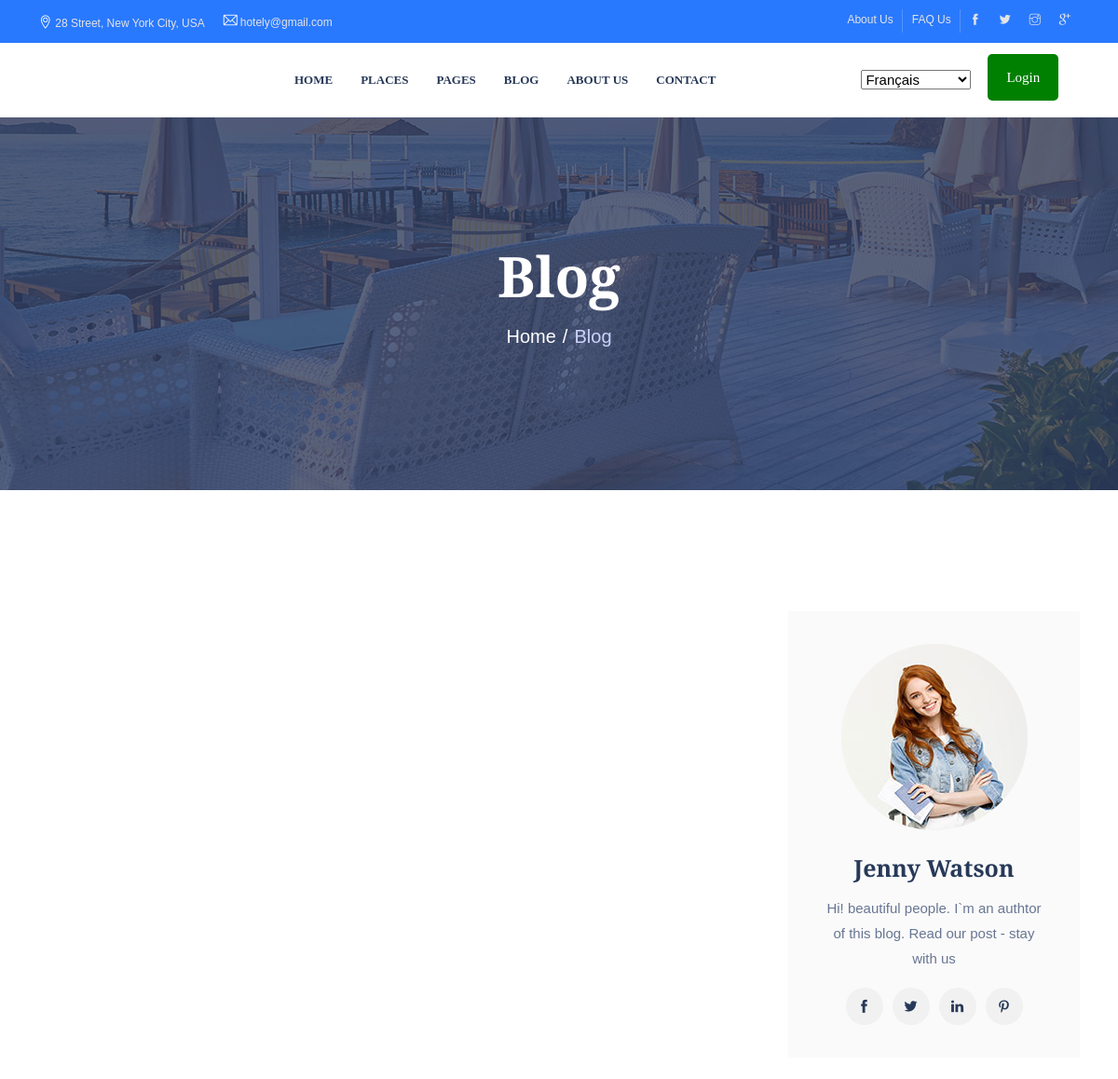
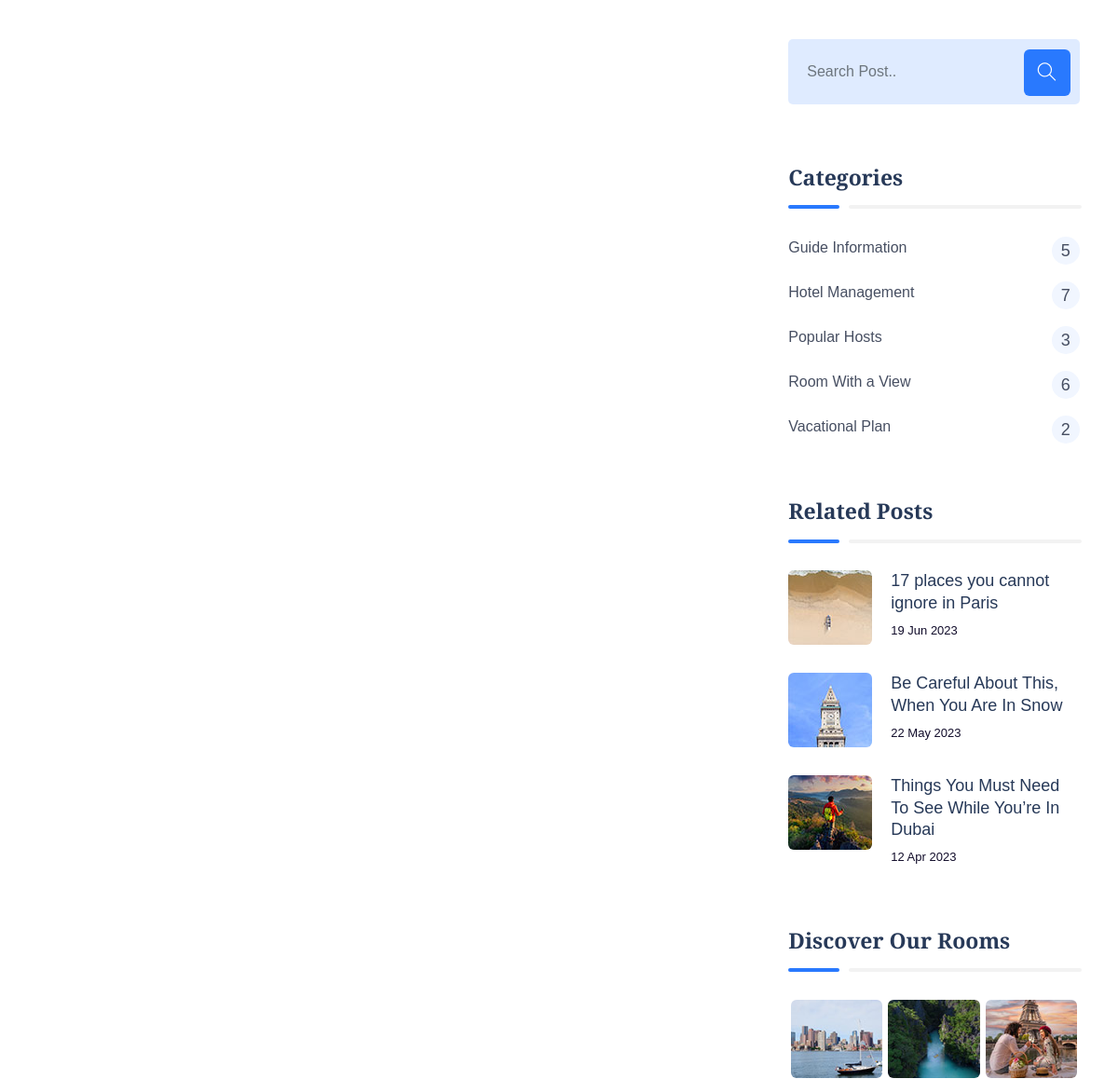
The page /blog/blogs/ (upper part) on the database as committed earlier (2 pictures, top to bottom).
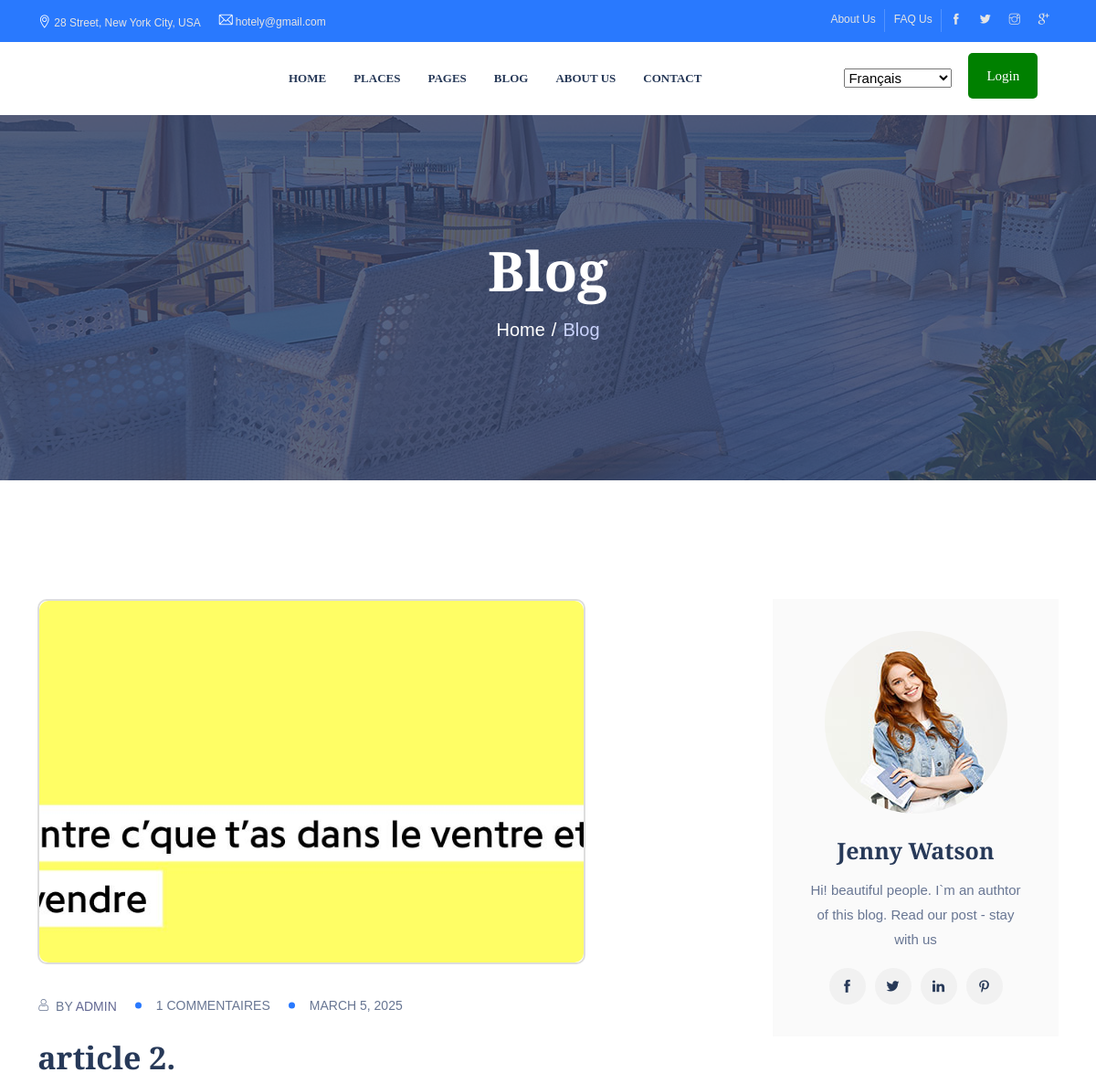
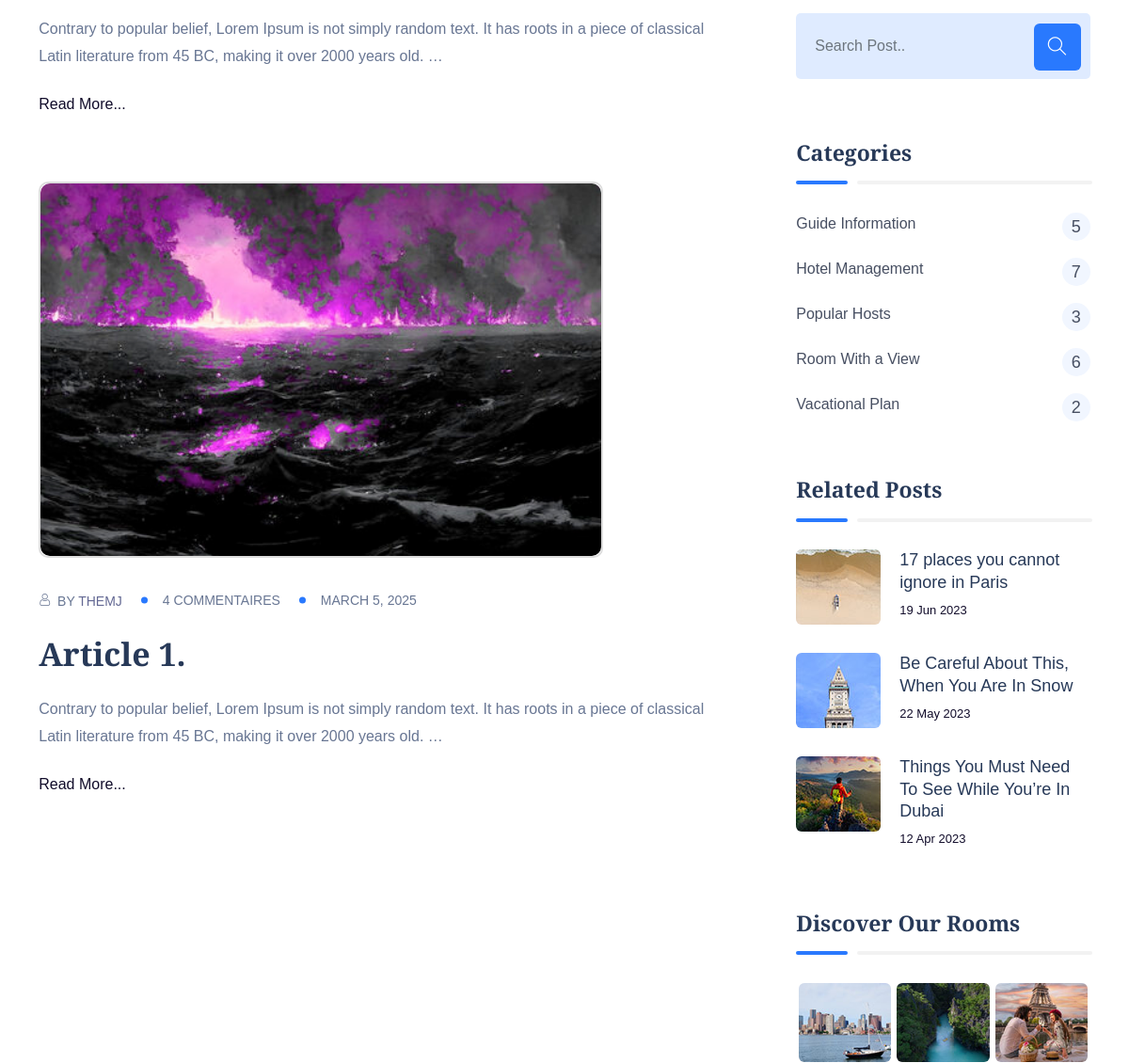
The same page on the database as committed later (2 pictures, top to bottom).
### blog/models.py (models this page shows, shortened)
class Article(models.Model):
    title = models.CharField(max_length=255)
    slug = models.SlugField(unique=True, max_length=255, blank=True)
    author = models.ForeignKey(User, on_delete=models.CASCADE)
    content = models.TextField()
    image = models.ImageField(upload_to='blog_images/')  # Image principale
    image_1 = models.ImageField(upload_to='blog_images/', blank=True, null=True)  # Image additionnelle 1
    image_2 = models.ImageField(upload_to='blog_images/', blank=True, null=True)  # Image additionnelle 2
    created_at = models.DateField(auto_now_add=True)

### blog/views.py (the view)
# urls.py: path('blogs/', views.blogs, name='blogs'),
def blogs(request):
    all_blogs = Article.objects.all().annotate(comment_count=Count("comments"))
    datas = {
        'all_blogs': all_blogs
    }
    return render(request, 'blogs.html', datas)

### blog/templates/blogs.html (shortened to what this page needs)
{% extends 'bases/baseReste.html' %}
{% load static %}
{% block content %}
<div class="wpo-breadcumb-area">
    <div class="container">
        <div class="row">
            <div class="col-12">
                <div class="wpo-breadcumb-wrap">
                    <h2>Blog</h2>
                    <ul>
                        <li><a href="{% url 'index' %}">Home</a></li>
                        <li><span>Blog</span></li>
                    </ul>
                </div>
            </div>
        </div>
    </div>
</div>
<section class="wpo-blog-pg-section section-padding">
    <div class="container">
        <div class="row">
            <div class="col col-lg-8">
                <div class="wpo-blog-content">
                    {% for blog in all_blogs %}
                    <div class="post format-standard-image">
                        <div class="entry-media">
                            <div class="image-container">
                                <img src="{{ blog.image.url }}" alt>
                            </div>
                        </div>
                        <div class="entry-meta">
                            <ul>
                                <li><i class="fi flaticon-user"></i> By <a href="#">{{ blog.author }}</a>
                                </li>
                                <li>  {{ blog.comment_count }} Commentaires
                                </li>
                                <li> {{ blog.created_at }}</li>
                            </ul>
                        </div>
                        <div class="entry-details">
                            <h3><a href="{% url 'blog-single' blog.id %}">{{ blog.title }}.</a></h3>
                            <p>{{ blog.content|truncatewords:30 }}</p>
                            <a href="{% url 'blog-single' blog.id %}" class="read-more">Read More...</a>
                        </div>
                    </div>
                    {% endfor %}
                </div>
            </div>
            <div class="col col-lg-4">
                <div class="blog-sidebar">
                    <div class="widget about-widget">
                        <div class="img-holder">
                            <img src="{% static 'assets/images/blog/about-widget.jpg' %}" alt>
                        </div>
                        <h4>Jenny Watson</h4>
                        <p>Hi! beautiful people. I`m an authtor of this blog. Read our post - stay with us</p>
                        <div class="social">
                            <ul class="clearfix">
                                <li><a href="#"><i class="ti-facebook"></i></a></li>
                                <li><a href="#"><i class="ti-twitter-alt"></i></a></li>
                                <li><a href="#"><i class="ti-linkedin"></i></a></li>
                                <li><a href="#"><i class="ti-pinterest"></i></a></li>
                            </ul>
                        </div>
                    </div>
                    <div class="widget search-widget">
                        <form>
                            <div>
                                <input type="text" class="form-control" placeholder="Search Post..">
                                <button type="submit"><i class="ti-search"></i></button>
                            </div>
                        </form>
                    </div>
                    <div class="widget category-widget">
                        <h3>Categories</h3>
                        <ul>
                            <li><a href="{% url 'blogs' %}">Guide Information<span>5</span></a></li>
                            <li><a href="{% url 'blogs' %}">Hotel Management <span>7</span></a></li>
                            <li><a href="{% url 'blogs' %}">Popular Hosts <span>3</span></a></li>
                            <li><a href="{% url 'blogs' %}">Room With a View <span>6</span></a></li>
                            <li><a href="{% url 'blogs' %}">Vacational Plan <span>2</span></a></li>
                        </ul>
                    </div>
                    <div class="widget recent-post-widget">
                        <h3>Related Posts</h3>
                        <div class="posts">
                            <div class="post">
                                <div class="img-holder">
                                    <img src="{% static 'assets/images/recent-posts/img-1.jpg' %}" alt>
                                </div>
                                <div class="details">
                                    <h4><a href="">17 places you cannot ignore in Paris</a></h4>
                                    <span class="date">19 Jun 2023 </span>
                                </div>
                            </div>
                            <div class="post">
                                <div class="img-holder">
                                    <img src="{% static 'assets/images/recent-posts/img-2.jpg' %}" alt>
                                </div>
                                <div class="details">
                                    <h4><a href="">Be Careful About This, When You Are In
                                            Snow</a></h4>
                                    <span class="date">22 May 2023 </span>
                                </div>
                            </div>
                            <div class="post">
                                <div class="img-holder">
                                    <img src="{% static 'assets/images/recent-posts/img-3.jpg' %}" alt>
                                </div>
                                <div class="details">
                                    <h4><a href="">Things You Must Need To See While You’re In
                                            Dubai</a></h4>
                                    <span class="date">12 Apr 2023 </span>
                                </div>
                            </div>
                        </div>
                    </div>
                    <div class="widget wpo-instagram-widget">
                        <div class="widget-title">
                            <h3>Discover Our Rooms</h3>
                        </div>
                        <ul class="d-flex">
                            <li><a href=""><img src="{% static 'assets/images/instragram/1.jpg' %}" alt=""></a>
                            </li>
                            <li><a href=""><img src="{% static 'assets/images/instragram/2.jpg' %}" alt=""></a>
                            </li>
                            <li><a href=""><img src="{% static 'assets/images/instragram/3.jpg' %}" alt=""></a>
                            </li>
                        </ul>
                    </div>
                </div>
            </div>
        </div>
    </div>
</section>
{% endblock content %}

### place/templates/bases/baseReste.html (shortened to what this page needs)
{% load static %}
<!DOCTYPE html>
<html lang="en">
<head>
    <link href="{% static 'assets/css/themify-icons.css' %}" rel="stylesheet">
    <link href="{% static 'assets/css/flaticon.css' %}" rel="stylesheet">
    <link href="{% static 'assets/css/bootstrap.min.css' %}" rel="stylesheet">
    <link href="{% static 'assets/css/jquery-ui.css' %}" rel="stylesheet">
    <link href="{% static 'assets/css/animate.css' %}" rel="stylesheet">
    <link href="{% static 'assets/css/nice-select.css' %}" rel="stylesheet">
    <link href="{% static 'assets/css/owl.carousel.css' %}" rel="stylesheet">
    <link href="{% static 'assets/css/owl.theme.css' %}" rel="stylesheet">
    <link href="{% static 'assets/css/slick.css' %}" rel="stylesheet">
    <link href="{% static 'assets/css/slick-theme.css' %}" rel="stylesheet">
    <link href="{% static 'assets/css/swiper.min.css' %}" rel="stylesheet">
    <link href="{% static 'assets/css/owl.transitions.css' %}" rel="stylesheet">
    <link href="{% static 'assets/css/jquery.fancybox.css' %}" rel="stylesheet">
    <link href="{% static 'assets/css/odometer-theme-default.css' %}" rel="stylesheet">
    <link href="{% static 'assets/sass/style.css' %}" rel="stylesheet">
</head>
<body>
    <div class="page-wrapper">
        <header id="header">
            <div class="topbar">
                <div class="container">
                    <div class="row">
                        <div class="col col-md-7 col-sm-12 col-12">
                            <div class="contact-intro">
                                <ul>
                                    <li><i class="fi ti-location-pin"></i>28 Street, New York City, USA</li>
                                    <li><i class="fi flaticon-email"></i>hotely@gmail.com</li>
                                </ul>
                            </div>
                        </div>
                        <div class="col col-md-5 col-sm-12 col-12">
                            <div class="contact-info">
                                <ul>
                                    <li><a href="{% url 'about' %}">About Us</a></li>
                                    <li><a href="{% url 'faq' %}">FAQ Us</a></li>
                                    <li><a href="#"><i class="ti-facebook"></i></a></li>
                                    <li><a href="#"><i class="ti-twitter-alt"></i></a></li>
                                    <li><a href="#"><i class="ti-instagram"></i></a></li>
                                    <li><a href="#"><i class="ti-google"></i></a></li>
                                </ul>
                            </div>
                        </div>
                    </div>
                </div>
            </div>
            <div class="wpo-site-header wpo-site-header-s2">
                <nav class="navigation navbar navbar-expand-lg navbar-light">
                    <div class="container">
                        <div class="row align-items-center">
                            <div class="col-lg-7 col-md-1 col-1">
                                <div id="navbar" class="collapse navbar-collapse navigation-holder">
                                    <ul class="nav navbar-nav mb-2 mb-lg-0">
                                        <li class="{% if request.path == '/' %}active{% endif %}">
                                            <a href="{% url 'index' %}">Home</a>
                                        </li>
                                        <li
                                            class="menu-item-has-children {% if '/places' in request.path %}active{% endif %}">
                                            <a href="#">Places</a>
                                        </li>
                                        <li
                                            class="menu-item-has-children ">
                                            <a href="#">Pages</a>
                                        </li>
                                        <li
                                            class="menu-item-has-children {% if '/blog' in request.path %}active{% endif %}">
                                            <a href="{% url 'blogs' %}">Blog</a>
                                        </li>
                                        <li class="{% if request.path == '/about/' %}active{% endif %}">
                                            <a href="{% url 'about' %}">About Us</a>
                                        </li>
                                        <li class="{% if '/contact' in request.path %}active{% endif %}">
                                            <a href="{% url 'contact' %}">Contact</a>
                                        </li>
                                    </ul>
                                </div>
                            </div>
                            <div class="col-lg-3 col-md-4 col-4">
                                <div class="header-right">
                                    <div class="language">
                                        <select id="language-selector">
                                            <option value="fr" selected>Français</option>
                                        </select>
                                    </div>
                                    <div class="close-form">
                                        {% if user.is_authenticated %}
                                        <a class="theme-btn" href="{% url 'logout' %}"
                                            style="color: white; background-color: red; padding: 10px 20px; border-radius: 5px;">Logout</a>
                                        {% else %}
                                        <a class="theme-btn" href="{% url 'login' %}"
                                            style="color: white; background-color: green; padding: 10px 20px; border-radius: 5px;">Login</a>
                                        {% endif %}
                                    </div>
                                </div>
                            </div>
                        </div>
                    </div>
                </nav>
            </div>
        </header>
        {% block content %}
        {% endblock content %}
    </div>
</body>
</html>

### blog/templates/blogs.html (style rules this page uses)
.image-container { width: 100%; max-width: 600px; height: 400px; overflow: hidden; display: flex; justify-content: center; align-items: center; border: 2px solid #ddd; border-radius: 10px; }
.image-container img { width: 100%; height: 100%; object-fit: cover; border-radius: 10px; }

Rows that differ between the two databases and show on the page:
added Article: image (picture), author "ADMIN", comment_count "1", created_at "MARCH 5, 2025", title "article 2", content "Contrary to popular belief, Lorem Ipsum is not simply random text. It has roots in a piece of classical Latin literature from 45 BC, making it over 2000 years old. …"
added Article: image (picture), author "THEMJ", comment_count "4", created_at "MARCH 5, 2025", title "Article 1", content "Contrary to popular belief, Lorem Ipsum is not simply random text. It has roots in a piece of classical Latin literature from 45 BC, making it over 2000 years old. …"
